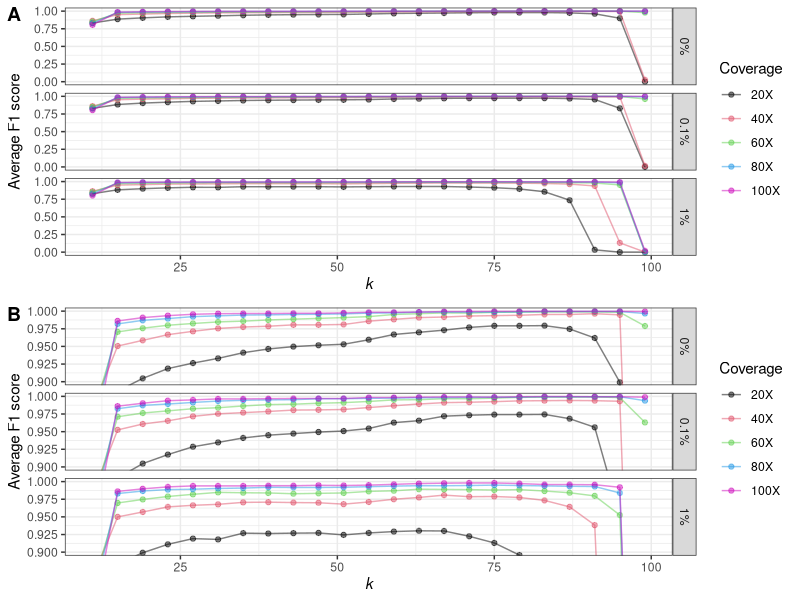

This chart was generated by the following R code:
### plot for figure 2.3
### average F1 scores for haploid count-coverage model

# load libaries
library(dplyr)
library(tidyr)
library(ggplot2)
library(cowplot)
library(ggtext)

# load data file
all.average.data <- read.table("data/chapter2/all-average-hap-F1.tsv", header=T)

# clean up values for model, coverage, and error
count.average <- all.average.data %>% 
  mutate(Model=gsub("s$", "", Model),
         Coverage=paste0(Coverage, "X"),
         Error=case_when(
           Error==0 ~ "0%",
           Error==0.001 ~ "0.1%",
           Error==0.01 ~ "1%"
         )) %>%
  # subset to just count coverage model and order factor levels
  filter(Model=="count", Method=="coverage") %>% 
  mutate(Coverage=factor(Coverage, levels=c("20X", "40X", "60X", "80X", "100X")),
         Error=factor(Error, levels=c("0%", "0.1%", "1%")))


# full plot
count.plot <- ggplot(count.average, aes(k, AverageF1)) +
  theme_bw() +
  facet_grid(Error ~ .) +
  geom_point(aes(color=Coverage), alpha=0.5) +
  geom_line(aes(color=Coverage), alpha=0.5) +
  scale_color_manual(values=c(palette()[c(1:4,6)])) +
  xlab("*k*") +
  ylab("Average F1 score") +
  theme(axis.title.x = ggtext::element_markdown())

# top F1 scores zoom in
count.plot.zoom <- ggplot(count.average, aes(k, AverageF1)) +
  theme_bw() +
  facet_grid(Error ~ .) +
  geom_point(aes(color=Coverage), alpha=0.5) +
  geom_line(aes(color=Coverage), alpha=0.5) +
  scale_color_manual(values=c(palette()[c(1:4,6)])) +
  xlab("*k*") +
  ylab("Average F1 score") +
  theme(axis.title.x = ggtext::element_markdown()) +
  coord_cartesian(ylim=c(0.9,1))

# combine into single plot
plot_grid(count.plot, count.plot.zoom, labels=LETTERS[1:2], ncol=1, align=T)
